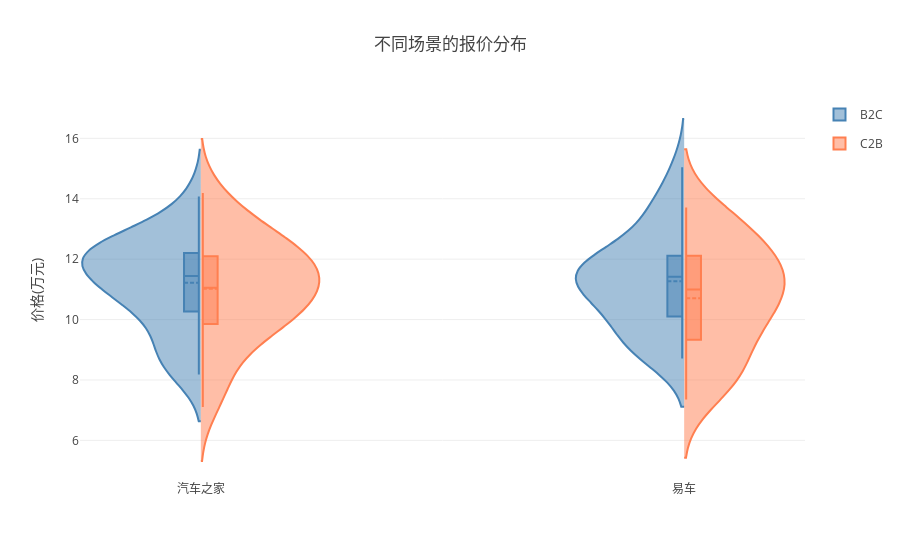

The cell this chart's notebook holds for it:
### Markdown cell above
# Violinplot

### Code cell
fig = {
    "data": [
        {
            "type": 'violin',
            "x": df[df['场景'] == 'B2C']['来源'],
            "y": df[df['场景'] == 'B2C']['价格'],
            "legendgroup": 'B2C',
            "scalegroup": 'B2C',
            "name": 'B2C',
            "side": 'negative',
            "box": {
                "visible": True
            },
            "meanline": {
                "visible": True
            },
            "line": {
                "color": 'steelblue'
            }
        },
        {
            "type": 'violin',
            "x": df[df['场景'] == 'C2B']['来源'],
            "y": df[df['场景'] == 'C2B']['价格'],
            "legendgroup": 'C2B',
            "scalegroup": 'C2B',
            "name": 'C2B',
            "side": 'positive',
            "box": {
                "visible": True
            },
            "meanline": {
                "visible": True
            },
            "line": {
                "color": 'coral'
            }
        }
    ],
    "layout" : {
        "yaxis": {
            "title":'价格(万元)',
            "zeroline": False,
        },
        "title":'不同场景的报价分布',
        #"violingap": 10,
        "violinmode": "overlay"
    }
}


iplot(fig, filename = 'violin', validate = False)

### Figure 1 — Plotly figure (JSON) as saved in the notebook; plotly's stock layout.template omitted (floating-point values rounded to 4 significant figures)
{"data": [{"box": {"visible": true}, "legendgroup": "B2C", "line": {"color": "steelblue"}, "meanline": {"visible": true}, "name": "B2C", "scalegroup": "B2C", "side": "negative", "type": "violin", "x": ["汽车之家", "汽车之家", "汽车之家", "汽车之家", "汽车之家", "汽车之家", "汽车之家", "汽车之家", "汽车之家", "汽车之家", "汽车之家", "汽车之家", "汽车之家", "汽车之家", "汽车之家", "汽车之家", "汽车之家", "汽车之家", "汽车之家", "汽车之家", "汽车之家", "汽车之家", "汽车之家", "汽车之家", "汽车之家", "汽车之家", "汽车之家", "汽车之家", "汽车之家", "汽车之家", "易车", "易车", "易车", "易车", "易车", "易车", "易车", "易车", "易车", "易车", "易车", "易车", "易车", "易车", "易车", "易车", "易车", "易车", "易车", "易车", "易车", "易车", "易车", "易车", "易车", "易车", "易车", "易车", "易车", "易车"], "y": [11.67, 10.82, 13.18, 12.0, 11.85, 12.23, 10.69, 10.95, 14.07, 12.12, 12.49, 11.17, 10.26, 9.171, 12.53, 11.03, 10.99, 8.351, 11.99, 8.644, 11.22, 10.01, 9.082, 12.08, 9.761, 13.05, 12.63, 12.21, 8.177, 12.12, 12.58, 12.04, 13.48, 9.63, 9.232, 11.59, 10.52, 10.89, 10.62, 12.28, 11.46, 11.64, 11.42, 8.714, 12.88, 11.42, 11.41, 10.23, 8.976, 10.06, 9.304, 15.04, 13.98, 12.11, 11.37, 10.93, 11.73, 8.779, 10.1, 13.73]}, {"box": {"visible": true}, "legendgroup": "C2B", "line": {"color": "coral"}, "meanline": {"visible": true}, "name": "C2B", "scalegroup": "C2B", "side": "positive", "type": "violin", "x": ["汽车之家", "汽车之家", "汽车之家", "汽车之家", "汽车之家", "汽车之家", "汽车之家", "汽车之家", "汽车之家", "汽车之家", "汽车之家", "汽车之家", "汽车之家", "汽车之家", "汽车之家", "汽车之家", "汽车之家", "汽车之家", "汽车之家", "汽车之家", "汽车之家", "汽车之家", "汽车之家", "汽车之家", "汽车之家", "汽车之家", "汽车之家", "汽车之家", "汽车之家", "汽车之家", "易车", "易车", "易车", "易车", "易车", "易车", "易车", "易车", "易车", "易车", "易车", "易车", "易车", "易车", "易车", "易车", "易车", "易车", "易车", "易车", "易车", "易车", "易车", "易车", "易车", "易车", "易车", "易车", "易车", "易车"], "y": [12.52, 9.545, 13.31, 12.57, 8.225, 10.55, 7.103, 12.88, 11.02, 11.89, 12.27, 9.655, 9.805, 11.55, 11.89, 11.31, 10.59, 12.1, 9.052, 11.69, 12.05, 10.56, 7.896, 10.87, 9.854, 10.91, 11.09, 13.49, 10.09, 14.19, 8.359, 11.0, 7.356, 11.85, 8.42, 9.225, 11.75, 8.207, 11.0, 9.334, 13.37, 13.15, 8.135, 10.49, 11.29, 11.23, 12.92, 9.981, 11.56, 12.11, 11.25, 12.18, 13.71, 7.739, 10.33, 13.01, 9.682, 10.28, 12.34, 9.924]}], "layout": {"title": "不同场景的报价分布", "violinmode": "overlay", "yaxis": {"title": "价格(万元)", "zeroline": false}}}
